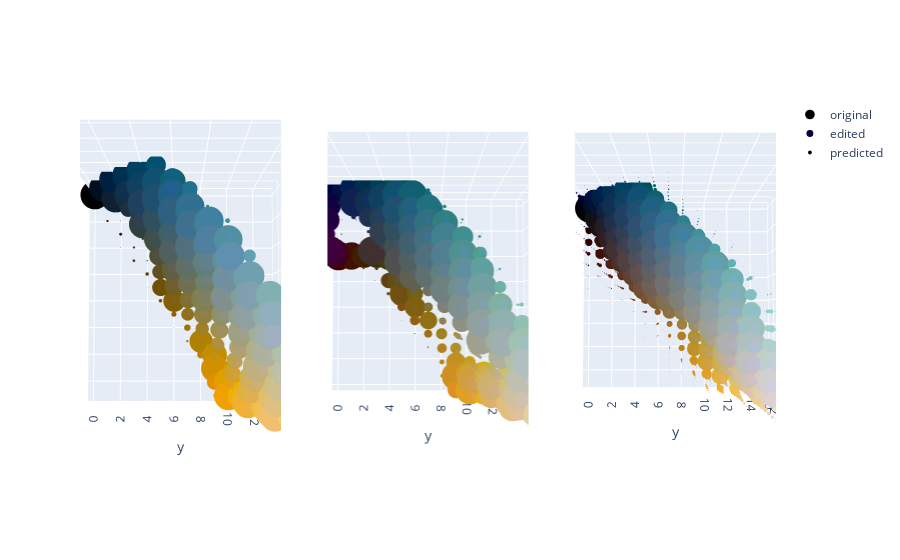

Notebook code cell kept with this figure:
### Code cell
from editor.visualisation import plot_histograms_in_3d
from editor.utils import compute_histogram


original_image = dataset.get_original_image(image)
original_histogram = (
    torch.tensor(
        compute_histogram(
            original_image, bins=hyperparameters["bin_count"], normalize=True
        ),
        dtype=torch.float,
    )
    .unsqueeze(0)
    .unsqueeze(0)
)

edited_image = dataset.get_edited_image(image, 3)
edited_histogram = (
    torch.tensor(
        compute_histogram(
            edited_image, bins=hyperparameters["bin_count"], normalize=True
        )
    )
    .unsqueeze(0)
    .unsqueeze(0)
)

original_histogram = original_histogram.to(device)
edited_histogram = edited_histogram.to(device)

predicted_histogram = model(edited_histogram)
predicted_histogram = predicted_histogram / torch.sum(
    predicted_histogram, dim=(2, 3, 4), keepdim=True
)
plot_histograms_in_3d(
    {
        "original": original_histogram.cpu().numpy().squeeze(),
        "edited": edited_histogram.cpu().numpy().squeeze(),
        "predicted": predicted_histogram.cpu().detach().numpy().squeeze(),
    }
)

### Figure 1 — Plotly figure (JSON) as saved in the notebook; plotly's stock layout.template omitted (floating-point values rounded to 4 significant figures; data arrays with more than 128 entries replaced by an {"elided": "..."} marker saying what was removed)
{"data": [{"marker": {"color": {"elided": "381 str values"}, "line": {"width": 0}, "opacity": 1, "size": {"elided": "381 float values"}}, "mode": "markers", "name": "original", "scene": "scene", "type": "scatter3d", "x": {"elided": "381 int values"}, "y": {"elided": "381 int values"}, "z": {"elided": "381 int values"}}, {"marker": {"color": {"elided": "671 str values"}, "line": {"width": 0}, "opacity": 1, "size": {"elided": "671 float values"}}, "mode": "markers", "name": "edited", "scene": "scene2", "type": "scatter3d", "x": {"elided": "671 int values"}, "y": {"elided": "671 int values"}, "z": {"elided": "671 int values"}}, {"marker": {"color": {"elided": "1874 str values"}, "line": {"width": 0}, "opacity": 1, "size": {"elided": "1874 float values"}}, "mode": "markers", "name": "predicted", "scene": "scene3", "type": "scatter3d", "x": {"elided": "1874 int values"}, "y": {"elided": "1874 int values"}, "z": {"elided": "1874 int values"}}], "layout": {"scene": {"camera": {"eye": {"x": 0.1, "y": 0, "z": 2}}, "domain": {"x": [0, 0.2889], "y": [0, 1]}}, "scene2": {"camera": {"eye": {"x": 0.1, "y": 0, "z": 2}}, "domain": {"x": [0.3556, 0.6444], "y": [0, 1]}}, "scene3": {"camera": {"eye": {"x": 0.1, "y": 0, "z": 2}}, "domain": {"x": [0.7111, 1], "y": [0, 1]}}}}
